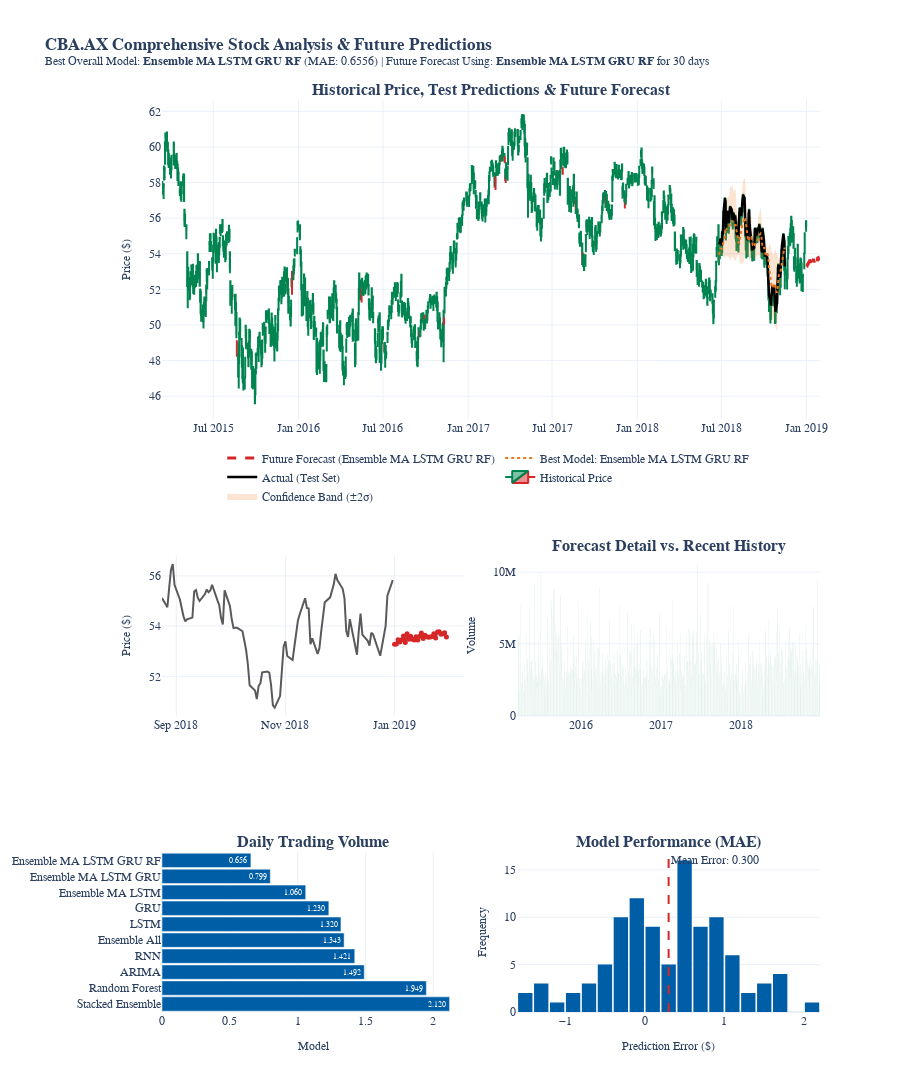

The notebook cell saved with this chart:
### Code cell
# --- Data & Color Preparation ---
# Ensure 'Open' column exists for candlestick chart
if 'Open' not in complete_data.columns:
    complete_data['Open'] = complete_data['Close'].shift(1).fillna(complete_data['Close'])

# Define a professional and consistent color palette for the dashboard
colors = {
    'primary': '#005ea6',      # Strong Blue
    'secondary': '#e87722',    # Bright Orange
    'accent': '#d62728',       # Strong Red
    'neutral': '#5a5a5a',      # Dark Gray
    'up': '#008450',           # Green
    'down': '#d62728',         # Red
    'band': 'rgba(232, 119, 34, 0.2)' # Light Orange for confidence band
}


# --- Create Visualization Dashboard ---
# The layout is strategically rearranged for a more logical narrative flow.
# Row 2 now pairs the forecast detail with historical volume for contextual analysis.
# Row 3 groups the two model performance metrics together.
fig = make_subplots(
    rows=3, cols=2,
    subplot_titles=(
        # Row 1: The main, overarching chart remains at the top.
        '<b>Historical Price, Test Predictions & Future Forecast</b>', None,
        # Row 2: Contextual charts - detailed price action and volume.
        '<b>Forecast Detail vs. Recent History</b>', '<b>Daily Trading Volume</b>',
        # Row 3: Model evaluation charts.
        '<b>Model Performance (MAE)</b>', '<b>Prediction Error Distribution</b>'
    ),
    specs=[
        [{"colspan": 2}, None],
        [{}, {}],
        [{}, {}]
    ],
    vertical_spacing=0.15,
    horizontal_spacing=0.08,
    row_heights=[0.5, 0.25, 0.25] # Allocate more space to the main chart
)


# --- Plot 1: Main Chart (Row 1, Col 1) ---
# This plot combines historical data, model predictions, and the future forecast.
# It provides the primary overview of the stock's performance and outlook.

# Calculate the confidence band based on the standard deviation of all model predictions
model_preds_for_std = predictions_viz_data[[col for col in predictions_viz_data.columns if col not in ['Date', 'Actual']]]
ensemble_std = model_preds_for_std.std(axis=1)
best_preds = predictions_viz_data.get(best_model_name)
if best_preds is None:
    best_preds = pd.Series([0] * len(predictions_viz_data)) # Placeholder if best model preds are missing

# Add confidence band traces first so they render in the background
fig.add_trace(go.Scatter(
    x=predictions_viz_data['Date'], y=best_preds + (2 * ensemble_std),
    mode='lines', line=dict(width=0), showlegend=False, hoverinfo='none'
), row=1, col=1)
fig.add_trace(go.Scatter(
    x=predictions_viz_data['Date'], y=best_preds - (2 * ensemble_std),
    mode='lines', line=dict(width=0), fill='tonexty',
    name='Confidence Band (±2σ)', fillcolor=colors['band'], hoverinfo='none'
), row=1, col=1)

# Add primary data traces
fig.add_trace(go.Candlestick(x=complete_data['Date'], open=complete_data['Open'], high=complete_data['High'], low=complete_data['Low'], close=complete_data['Close'], name='Historical Price', increasing_line_color=colors['up'], decreasing_line_color=colors['down']), row=1, col=1)
fig.add_trace(go.Scatter(x=predictions_viz_data['Date'], y=predictions_viz_data['Actual'], mode='lines', name='Actual (Test Set)', line=dict(color='black', width=2.5)), row=1, col=1)
fig.add_trace(go.Scatter(x=predictions_viz_data['Date'], y=best_preds, mode='lines', name=f'Best Model: {best_model_name.replace("_", " ")}', line=dict(color=colors['secondary'], width=2, dash='dot')), row=1, col=1)
fig.add_trace(go.Scatter(x=future_df['Date'], y=future_df['Predicted_Close'], mode='lines', name=f'Future Forecast ({chosen_model_name.replace("_", " ")})', line=dict(color=colors['accent'], width=3, dash='dash')), row=1, col=1)


# --- Plot 2: Forecast Detail (Row 2, Col 1) ---
# A zoomed-in view of the most recent history and the forecast period.
recent_data = complete_data.tail(90)
fig.add_trace(go.Scatter(x=recent_data['Date'], y=recent_data['Close'], mode='lines', name='Recent History', line=dict(color=colors['neutral'], width=2)), row=2, col=1)
fig.add_trace(go.Scatter(x=future_df['Date'], y=future_df['Predicted_Close'], mode='lines+markers', name='Forecast Detail', line=dict(color=colors['accent'], width=2), marker=dict(size=5)), row=2, col=1)


# --- Plot 3: Volume Analysis (Row 2, Col 2) ---
# Shows trading volume, colored by whether the day's price went up or down.
volume_colors = [colors['up'] if c >= o else colors['down'] for o, c in zip(complete_data['Open'], complete_data['Close'])]
fig.add_trace(go.Bar(
    x=complete_data['Date'], y=complete_data['Volume'],
    name='Volume', marker_color=volume_colors, opacity=0.8
), row=2, col=2)


# --- Plot 4: Model Performance (Row 3, Col 1) ---
# A horizontal bar chart for better readability of model names, ranked by MAE.
sorted_perf = sorted(all_models_performance.items(), key=lambda item: item [1], reverse=True)
model_names_sorted = [item [0].replace('_', ' ') for item in sorted_perf]
model_maes_sorted = [item [1] for item in sorted_perf]
fig.add_trace(go.Bar(
    y=model_names_sorted, x=model_maes_sorted,
    orientation='h', name='Model MAE',
    marker_color=colors['primary'],
    text=[f'{mae:.3f}' for mae in model_maes_sorted],
    textposition='auto'
), row=3, col=1)


# --- Plot 5: Error Distribution (Row 3, Col 2) ---
# A histogram showing the distribution of the best model's prediction errors.
errors = predictions_viz_data['Actual'] - predictions_viz_data.get(best_model_name, pd.Series([0] * len(predictions_viz_data)))
fig.add_trace(go.Histogram(
    x=errors, name='Error Frequency',
    marker_color=colors['primary'], nbinsx=30
), row=3, col=2)
# Add a vertical line to indicate the mean error
fig.add_vline(x=errors.mean(), line_width=2, line_dash="dash", line_color=colors['accent'],
              annotation_text=f"Mean Error: {errors.mean():.3f}",
              annotation_position="top right", row=3, col=2)


# --- Final Layout Updates ---
# This section sets the overall theme, title, legend, and axis properties for the entire figure.
fig.update_layout(
    title_text=f'<b>{COMPANY} Comprehensive Stock Analysis & Future Predictions</b><br><sup>'
               f'Best Overall Model: <b>{best_model_name.replace("_", " ")}</b> (MAE: {best_mae:.4f}) | '
               f'Future Forecast Using: <b>{chosen_model_name.replace("_", " ")}</b> for {FUTURE_DAYS} days</sup>',
    height=1100, # Adjusted height for a more compact view
    template='plotly_white',
    legend=dict(orientation="h", yanchor="bottom", y=0.55, xanchor="right", x=0.9), # Increased y to move legend down
    hovermode='x unified',
    bargap=0.1,
    font=dict(family="Arial, sans-serif", size=12)
)

# Update all axes titles and styles for clarity and consistency in the new layout
fig.update_yaxes(title_text="Price ($)", row=1, col=1, title_font_size=12)
fig.update_yaxes(title_text="Price ($)", row=2, col=1, title_font_size=12)
fig.update_yaxes(title_text="Volume", row=2, col=2, title_font_size=12)
fig.update_xaxes(title_text="Model", row=3, col=1, title_font_size=12)
fig.update_yaxes(showticklabels=True, row=3, col=1) # Ensure y-axis labels (model names) are visible
fig.update_yaxes(title_text="Frequency", row=3, col=2, title_font_size=12)
fig.update_xaxes(title_text="Prediction Error ($)", row=3, col=2, title_font_size=12)

# Remove rangeslider from the main chart to save space
fig.update_xaxes(rangeslider_visible=False, row=1, col=1)

# Hide redundant legends for plots where it's not needed
fig.update_traces(showlegend=False, selector=dict(type='bar'))
fig.update_traces(showlegend=False, selector=dict(type='histogram'))
fig.update_traces(showlegend=False, selector=dict(name='Recent History'))
fig.update_traces(showlegend=False, selector=dict(name='Forecast Detail'))

fig.show()

print("✅ Interactive visualization with improved legend spacing created!")
